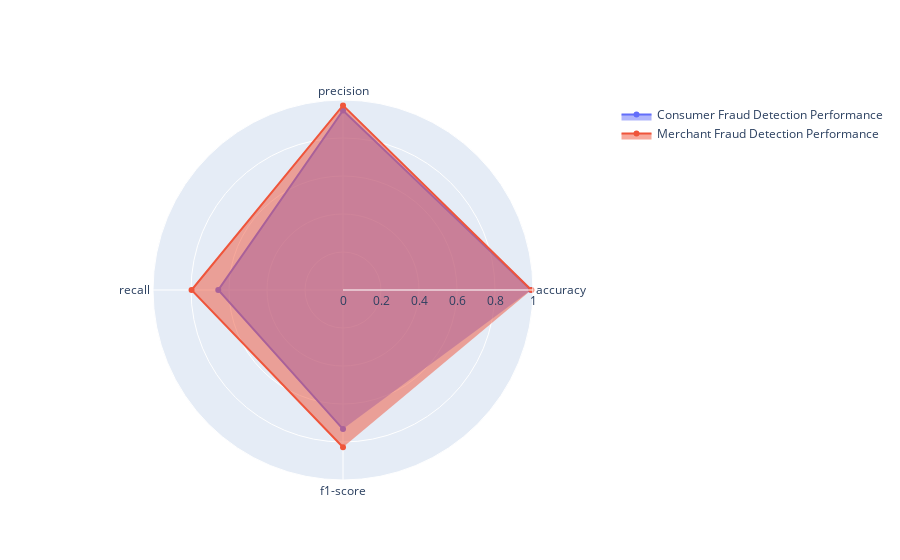

This figure's notebook cell:
### Markdown cell above
### Side note: Visualizations on performance scores

### Code cell
# Create an interactive spider plot for the performance of two models

categories = ['accuracy', 'precision', 'recall', 'f1-score']

fig = go.Figure()
# Create the plot for consumer fraud model
fig.add_trace(go.Scatterpolar(
      r=[0.9896, 0.9452, 0.6564, 0.7322],
      theta=categories,
      fill='toself',
      name='Consumer Fraud Detection Performance'
))
# Create the plot for merchant fraud model
fig.add_trace(go.Scatterpolar(
      r=[0.9913, 0.9716, 0.7971, 0.8279],
      theta=categories,
      fill='toself',
      name='Merchant Fraud Detection Performance'
))

fig.update_layout(
  polar=dict(
    radialaxis=dict(
      visible=True,
      range=[0, 1]
    )),
  showlegend=True
)

fig.show()

### Figure 1 — Plotly figure (JSON) as saved in the notebook; plotly's stock layout.template omitted (floating-point values rounded to 4 significant figures)
{"data": [{"fill": "toself", "name": "Consumer Fraud Detection Performance", "r": [0.9896, 0.9452, 0.6564, 0.7322], "theta": ["accuracy", "precision", "recall", "f1-score"], "type": "scatterpolar"}, {"fill": "toself", "name": "Merchant Fraud Detection Performance", "r": [0.9913, 0.9716, 0.7971, 0.8279], "theta": ["accuracy", "precision", "recall", "f1-score"], "type": "scatterpolar"}], "layout": {"polar": {"radialaxis": {"range": [0, 1], "visible": true}}, "showlegend": true}}
